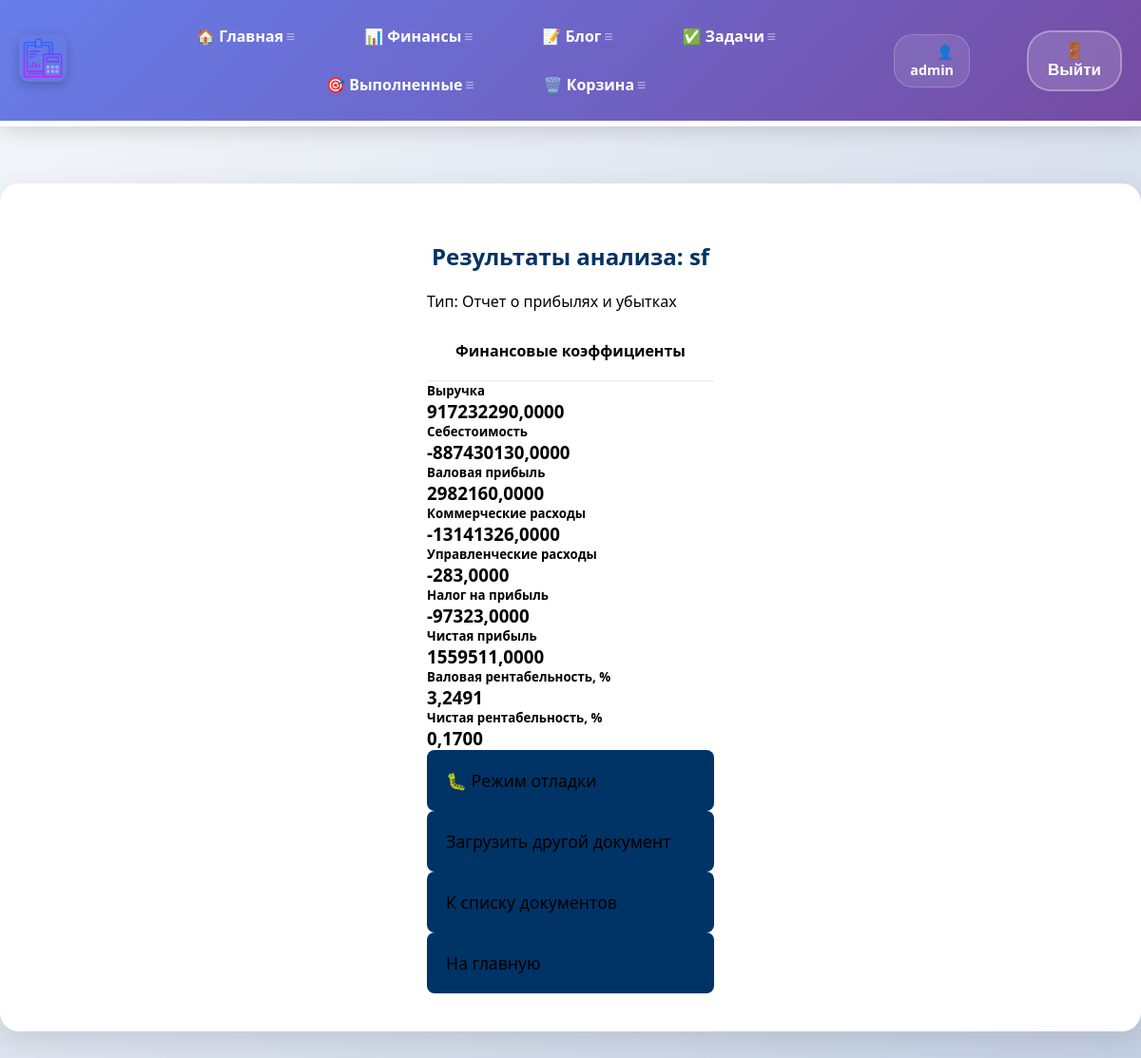
Screenshot of /finance/results/74/ (signed in) with the database file from the repository.
### financial_analysis/models.py (models this page shows, shortened)
class FinancialDocument(models.Model):
    DOCUMENT_TYPES = [
        ('balance', 'Бухгалтерский баланс'),
        ('profit_loss', 'Отчет о прибылях и убытках'),
        ('cash_flow', 'Отчет о движении денежных средств'),  # ДОБАВЛЯЕМ
    ]
    user = models.ForeignKey(User, on_delete=models.CASCADE)
    title = models.CharField(max_length=200)
    document_type = models.CharField(max_length=20, choices=DOCUMENT_TYPES)
    pdf_file = models.FileField(upload_to='financial_docs/')
    upload_date = models.DateTimeField(auto_now_add=True)

class FinancialRatio(models.Model):
    document = models.ForeignKey(FinancialDocument, on_delete=models.CASCADE)
    ratio_name = models.CharField(max_length=100)
    ratio_value = models.DecimalField(max_digits=15, decimal_places=4)  # Увеличиваем точность
    calculation_date = models.DateTimeField(auto_now_add=True)

### financial_analysis/views.py (the view)
# urls.py: path('results/<int:document_id>/', views.financial_results, name='financial_results'),
@login_required
def financial_results(request, document_id):
    document = get_object_or_404(FinancialDocument, id=document_id, user=request.user)
    ratios = FinancialRatio.objects.filter(document=document)
    return render(request, 'financial_analysis/results.html', {
        'document': document,
        'ratios': ratios
    })

### financial_analysis/templates/financial_analysis/results.html (shortened to what this page needs)
{% extends 'skills/base.html' %}
{% block content %}
<div class="container mt-4">
    <h2>Результаты анализа: {{ document.title }}</h2>
    <p class="text-muted">Тип: {{ document.get_document_type_display }}</p>
    {% if ratios %}
    <div class="card">
        <div class="card-header bg-success text-white">
            <h4>Финансовые коэффициенты</h4>
        </div>
        <div class="card-body">
            <div class="row">
                {% for ratio in ratios %}
                <div class="col-md-6 mb-3">
                    <div class="card">
                        <div class="card-body">
                            <h5 class="card-title">{{ ratio.ratio_name }}</h5>
                            <h3 class="text-primary">{{ ratio.ratio_value }}</h3>
                        </div>
                    </div>
                </div>
                {% endfor %}
            </div>
        </div>
    </div>
    {% endif %}
    <div class="mt-3">
        <a href="{% url 'financial_debug' document.id %}" class="btn btn-warning">
            🐛 Режим отладки
        </a>
        <a href="{% url 'financial_upload' %}" class="btn btn-primary">Загрузить другой документ</a>
        <a href="{% url 'financial_list' %}" class="btn btn-secondary">К списку документов</a>
        <a href="{% url 'index' %}" class="btn btn-outline-secondary">На главную</a>
    </div>
</div>
{% endblock %}

### skills/templates/skills/base.html (shortened to what this page needs)
<!DOCTYPE html>
{% load static %}
<html lang="ru">
<head>
    <link rel="stylesheet" href="{% static 'css/style3.css' %}">
    </head>
<body>
<div class="menu">
    <div class="wrap">
        <div class="menu_header">
            {% if user.is_authenticated %}
            <div class="logo">
                <a href="{% url 'index' %}">
                    <img src="{% static 'skills/logo.png' %}" alt="Логотип" class="image">
                </a>
            </div>
            <ul class="menu_total" id="mainMenu">
                <li><a href="{% url 'index' %}">🏠 Главная</a></li>
                <li><a href="{% url 'financial_analysis_page' %}">📊 Финансы</a></li>
                <li><a href="{% url 'blogs' %}">📝 Блог</a></li>
                <li><a href="{% url 'currenttodos' %}">✅ Задачи</a></li>
                <li><a href="{% url 'completedtodos' %}">🎯 Выполненные</a></li>
                <li><a href="{% url 'trashbin' %}">🗑️ Корзина</a></li>
            </ul>
            <ul class="menu_second">
                <li class="logo2">👤 {{ user.username }}</li>
                <li>
                    <form action="{% url 'logoutuser' %}" method="post">
                        <button class="top">🚪 Выйти</button>
                    </form>
                </li>
            </ul>
            {% endif %}
        </div>
    </div>
</div>
<div class="content">
    <div class="wrap">
        {% block content %}
        {% endblock %}
    </div>
</div>
</body>
</html>

### rows the page displays
FinancialDocument: title "sf", document_type "Отчет о прибылях и убытках"
FinancialRatio: ratio_name "Выручка", ratio_value "917232290,0000"
FinancialRatio: ratio_name "Себестоимость", ratio_value "-887430130,0000"
FinancialRatio: ratio_name "Валовая прибыль", ratio_value "2982160,0000"
FinancialRatio: ratio_name "Коммерческие расходы", ratio_value "-13141326,0000"
FinancialRatio: ratio_name "Управленческие расходы", ratio_value "-283,0000"
FinancialRatio: ratio_name "Налог на прибыль", ratio_value "-97323,0000"
FinancialRatio: ratio_name "Чистая прибыль", ratio_value "1559511,0000"
FinancialRatio: ratio_name "Валовая рентабельность, %", ratio_value "3,2491"
FinancialRatio: ratio_name "Чистая рентабельность, %", ratio_value "0,1700"

### other values shown
{{ user.username }} "admin"
